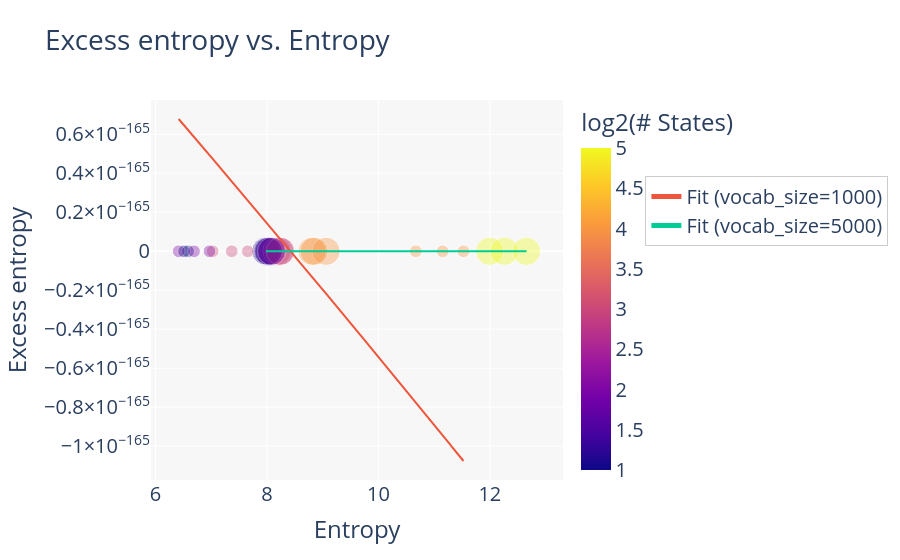

Notebook code cell kept with this figure:
### Code cell
def f(x, a, b, c, d):
    return a * np.log(b * x + c) + d

fig = px.scatter(
    df,
    'entropy',
    'ee',
    size='num_symbols',
    title='Excess entropy vs. Entropy',
    color='num_states',
    labels={
        'ee': 'Excess entropy',
        'entropy': 'Entropy',
        'max_rho': 'SLAC@(1,10)',
        'num_symbols': '# Symbols',
        'num_states': 'log2(# States)'
    },
    opacity=0.2
).update_layout(
    legend=dict(
        orientation='v',
        yanchor='top',
        y=0.8,
        xanchor='left',
        x=1.2,
        bgcolor='rgba(255, 255, 255, 0.8)',
        bordercolor='rgba(0, 0, 0, 0.2)',
        borderwidth=1
    ),
    margin=dict(r=200),
    hovermode='closest',
    plot_bgcolor='rgba(240, 240, 240, 0.5)',
    font=dict(size=20)
)

for i, vocab_size in enumerate(sorted(df['num_symbols'].unique())):
    p, _ = curve_fit(
        f,
        df['entropy'][df['num_symbols'] == vocab_size],
        df['ee'][df['num_symbols'] == vocab_size],
        p0=[1,1,1,1]
    )

    x = np.linspace(
        df['entropy'][df['num_symbols'] == vocab_size].min(),
        df['entropy'][df['num_symbols'] == vocab_size].max(),
        1000
    )
    fig.add_trace(
        go.Scatter(
            x = x,
            y = f(x, p[0], p[1], p[2], p[3]),
            mode = 'lines',
            name = f'Fit (vocab_size={vocab_size})',
            line=dict(width=2)
        )
    )
fig.show()
fig.write_image('figs/excess_vs_entropy_pcfg.pdf', format='pdf', width=1000)

### Figure 1 — Plotly figure (JSON) as saved in the notebook; plotly's stock layout.template omitted (floating-point values rounded to 4 significant figures; data arrays with more than 128 entries replaced by an {"elided": "..."} marker saying what was removed)
{"data": [{"hovertemplate": "Entropy=%{x}<br>Excess entropy=%{y}<br># Symbols=%{marker.size}<br>log2(# States)=%{marker.color}<extra></extra>", "legendgroup": "", "marker": {"color": [1, 1, 2, 3, 4, 1, 3, 4, 3, 2, 4, 5, 3, 2, 4, 1, 3, 4, 3, 1, 2, 4, 5, 2, 2, 5, 1, 1, 2, 3, 4, 1, 3, 4, 3, 2, 4, 5, 3, 2, 4, 1, 3, 4, 3, 1, 2, 4, 5, 2, 2, 5], "coloraxis": "coloraxis", "opacity": 0.2, "size": [5000, 1000, 1000, 1000, 1000, 5000, 5000, 5000, 1000, 5000, 1000, 5000, 5000, 1000, 5000, 1000, 1000, 1000, 5000, 5000, 5000, 5000, 5000, 1000, 5000, 5000, 5000, 1000, 1000, 1000, 1000, 5000, 5000, 5000, 1000, 5000, 1000, 5000, 5000, 1000, 5000, 1000, 1000, 1000, 5000, 5000, 5000, 5000, 5000, 1000, 5000, 5000], "sizemode": "area", "sizeref": 12.5, "symbol": "circle"}, "mode": "markers", "name": "", "orientation": "v", "showlegend": false, "type": "scatter", "x": [7.982, 6.583, 6.414, 7.023, 10.67, 8.044, 8.179, 8.809, 7.655, 8.014, 11.53, 12.26, 8.23, 6.967, 9.06, 6.51, 7.367, 11.15, 8.245, 8.027, 8.09, 8.845, 12.66, 6.69, 8.075, 12.0, 7.982, 6.583, 6.414, 7.023, 10.67, 8.044, 8.179, 8.809, 7.655, 8.014, 11.53, 12.26, 8.23, 6.967, 9.06, 6.51, 7.367, 11.15, 8.245, 8.027, 8.09, 8.845, 12.66, 6.69, 8.075, 12.0], "xaxis": "x", "y": [0.0, 0.0, 0.0, 0.0, 0.0, 0.0, 0.0, 0.0, 0.0, 0.0, 0.0, 0.0, 0.0, 0.0, 0.0, 0.0, 0.0, 0.0, 0.0, 0.0, 0.0, 0.0, 0.0, 0.0, 0.0, 0.0, 0.0, 0.0, 0.0, 0.0, 0.0, 0.0, 0.0, 0.0, 0.0, 0.0, 0.0, 0.0, 0.0, 0.0, 0.0, 0.0, 0.0, 0.0, 0.0, 0.0, 0.0, 0.0, 0.0, 0.0, 0.0, 0.0], "yaxis": "y"}, {"line": {"width": 2}, "mode": "lines", "name": "Fit (vocab_size=1000)", "type": "scatter", "x": {"elided": "1000 float values"}, "y": {"elided": "1000 float values"}}, {"line": {"width": 2}, "mode": "lines", "name": "Fit (vocab_size=5000)", "type": "scatter", "x": {"elided": "1000 float values"}, "y": {"elided": "1000 float values"}}], "layout": {"coloraxis": {"colorbar": {"title": {"text": "log2(# States)"}}, "colorscale": [[0, "#0d0887"], [0.1111, "#46039f"], [0.2222, "#7201a8"], [0.3333, "#9c179e"], [0.4444, "#bd3786"], [0.5556, "#d8576b"], [0.6667, "#ed7953"], [0.7778, "#fb9f3a"], [0.8889, "#fdca26"], [1, "#f0f921"]]}, "font": {"size": 20}, "hovermode": "closest", "legend": {"bgcolor": "rgba(255, 255, 255, 0.8)", "bordercolor": "rgba(0, 0, 0, 0.2)", "borderwidth": 1, "itemsizing": "constant", "orientation": "v", "tracegroupgap": 0, "x": 1.2, "xanchor": "left", "y": 0.8, "yanchor": "top"}, "margin": {"r": 200}, "plot_bgcolor": "rgba(240, 240, 240, 0.5)", "title": {"text": "Excess entropy vs. Entropy"}, "xaxis": {"anchor": "y", "domain": [0, 1], "title": {"text": "Entropy"}}, "yaxis": {"anchor": "x", "domain": [0, 1], "title": {"text": "Excess entropy"}}}}
